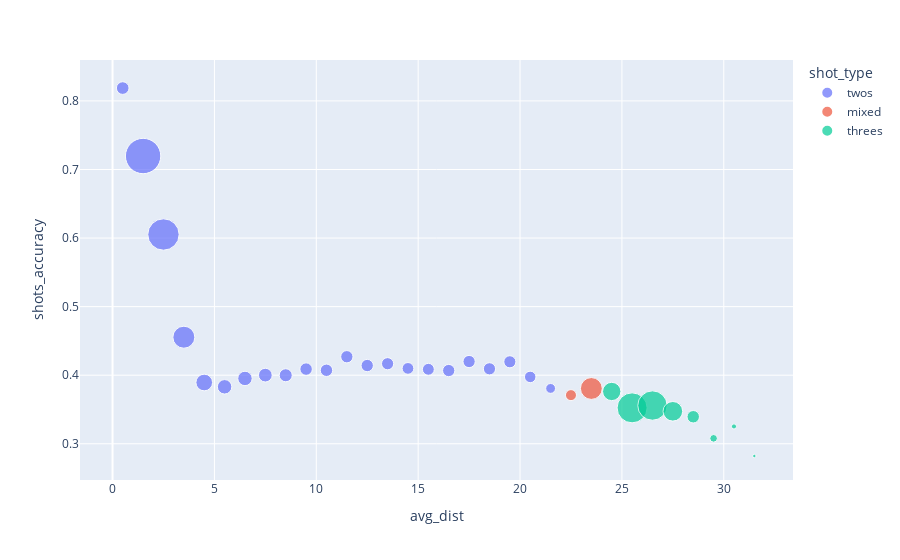

Notebook source saved alongside this figure:
### Code cell
fig = px.scatter(grouped_shots_df, x="avg_dist", y="shots_accuracy", size="shots_counts", color='shot_type', size_max=25)
fig.show()

### Figure 1 — Plotly figure (JSON) as saved in the notebook; plotly's stock layout.template omitted (floating-point values rounded to 4 significant figures)
{"data": [{"hovertemplate": "shot_type=twos<br>avg_dist=%{x}<br>shots_accuracy=%{y}<br>shots_counts=%{marker.size}<extra></extra>", "legendgroup": "twos", "marker": {"color": "#636efa", "size": [3818, 29816, 3684, 3612, 3620, 3542, 3296, 3375, 3604, 3584, 3550, 3499, 23481, 3170, 2301, 11526, 6637, 4994, 4959, 4484, 4056, 3720], "sizemode": "area", "sizeref": 47.71, "symbol": "circle"}, "mode": "markers", "name": "twos", "orientation": "v", "showlegend": true, "type": "scatter", "x": [0.5, 1.5, 10.5, 11.5, 12.5, 13.5, 14.5, 15.5, 16.5, 17.5, 18.5, 19.5, 2.5, 20.5, 21.5, 3.5, 4.5, 5.5, 6.5, 7.5, 8.5, 9.5], "xaxis": "x", "y": [0.8188, 0.7196, 0.4072, 0.4269, 0.4141, 0.4167, 0.4099, 0.4086, 0.4068, 0.4199, 0.4093, 0.4195, 0.6052, 0.3975, 0.3807, 0.4554, 0.3893, 0.3831, 0.3952, 0.4001, 0.3999, 0.4089], "yaxis": "y"}, {"hovertemplate": "shot_type=mixed<br>avg_dist=%{x}<br>shots_accuracy=%{y}<br>shots_counts=%{marker.size}<extra></extra>", "legendgroup": "mixed", "marker": {"color": "#EF553B", "size": [2909, 11408], "sizemode": "area", "sizeref": 47.71, "symbol": "circle"}, "mode": "markers", "name": "mixed", "orientation": "v", "showlegend": true, "type": "scatter", "x": [22.5, 23.5], "xaxis": "x", "y": [0.3709, 0.3806], "yaxis": "y"}, {"hovertemplate": "shot_type=threes<br>avg_dist=%{x}<br>shots_accuracy=%{y}<br>shots_counts=%{marker.size}<extra></extra>", "legendgroup": "threes", "marker": {"color": "#00cc96", "size": [8029, 21500, 20579, 9176, 3704, 1390, 621, 280], "sizemode": "area", "sizeref": 47.71, "symbol": "circle"}, "mode": "markers", "name": "threes", "orientation": "v", "showlegend": true, "type": "scatter", "x": [24.5, 25.5, 26.5, 27.5, 28.5, 29.5, 30.5, 31.5], "xaxis": "x", "y": [0.3763, 0.3524, 0.3558, 0.3473, 0.3394, 0.3079, 0.3253, 0.2821], "yaxis": "y"}], "layout": {"legend": {"itemsizing": "constant", "title": {"text": "shot_type"}, "tracegroupgap": 0}, "margin": {"t": 60}, "xaxis": {"anchor": "y", "domain": [0, 1], "title": {"text": "avg_dist"}}, "yaxis": {"anchor": "x", "domain": [0, 1], "title": {"text": "shots_accuracy"}}}}
